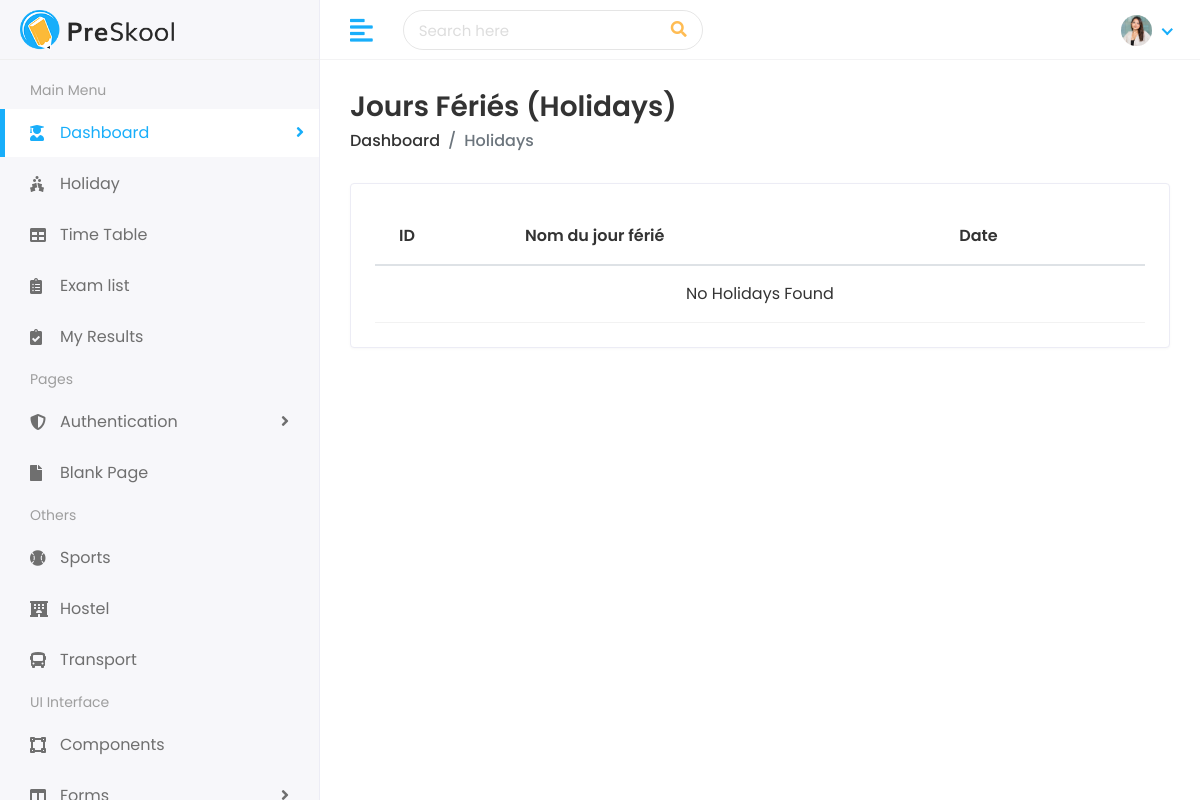
/planning/holidays/ (signed in), run on an earlier commit of the app's database.
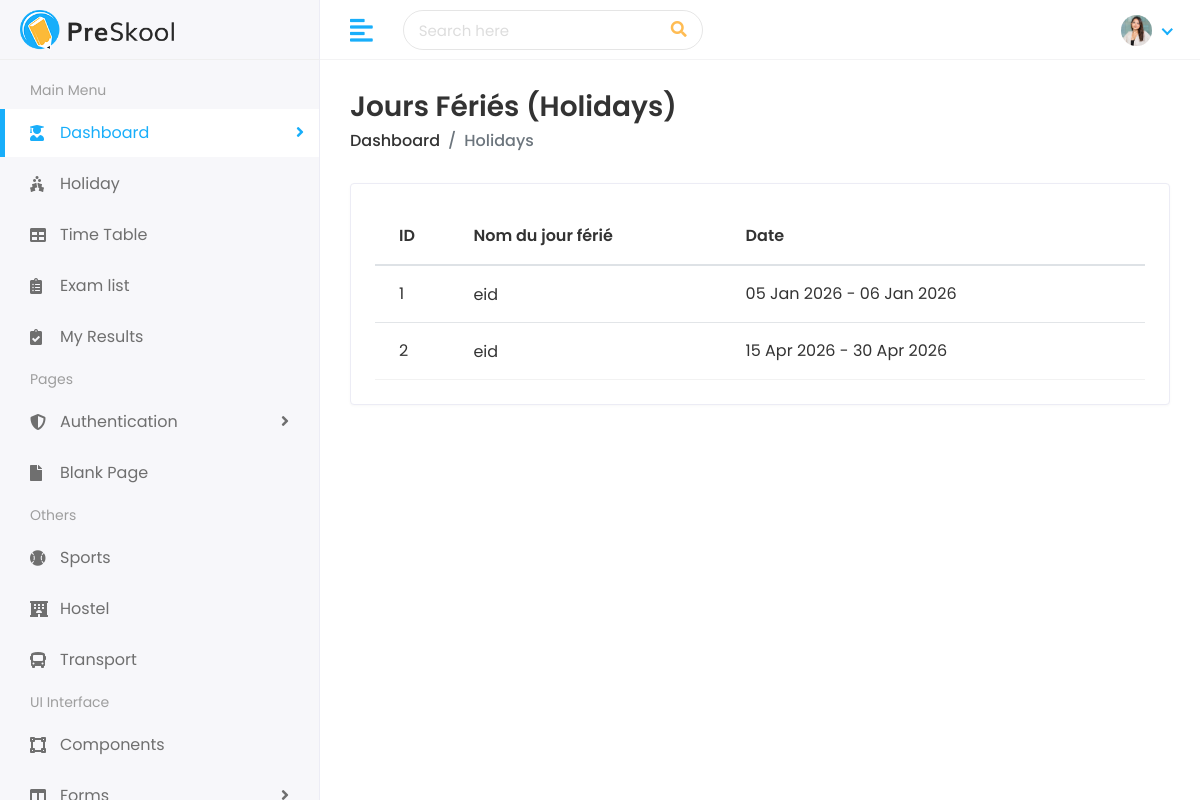
And on a later commit of the database.
### planning/models.py (models this page shows, shortened)
class Holiday(models.Model):
    title = models.CharField(max_length=100)
    start_date = models.DateField()
    end_date = models.DateField()
    description = models.CharField(max_length=300)

### planning/views.py (the view)
# urls.py: path('holidays/', views.HolidayListView.as_view(), name='holiday-list'),
class HolidayListView(LoginRequiredMixin, ListView):
    model = Holiday
    template_name = 'planning/holiday_list.html'
    context_object_name = 'holiday_list'

### planning/templates/planning/holiday_list.html (shortened to what this page needs)
{% extends 'Home/base.html' %}
{% load static %}
{% block body %}
<div class="page-wrapper">
    <div class="content container-fluid">
        <div class="page-header">
            <div class="row align-items-center">
                <div class="col">
                    <h3 class="page-title">Jours Fériés (Holidays)</h3>
                    <ul class="breadcrumb">
                        <li class="breadcrumb-item"><a href="{% url 'admin_dashboard' %}">Dashboard</a></li>
                        <li class="breadcrumb-item active">Holidays</li>
                    </ul>
                </div>
            </div>
        </div>
        <div class="row">
            <div class="col-sm-12">
                <div class="card card-table">
                    <div class="card-body">
                        <div class="table-responsive">
                            <table class="table table-hover table-center mb-0 datatable">
                                <thead>
                                    <tr>
                                        <th>ID</th>
                                        <th>Nom du jour férié</th>
                                        <th>Date</th>
                                    </tr>
                                </thead>
                                <tbody>
                                    {% for item in object_list %}
                                    <tr>
                                        <td>{{ item.id }}</td>
                                        <td>
                                            <h2><a>{{ item.title }}</a></h2>
                                        </td>
                                        <td>{{ item.start_date|date:"d M Y" }} {% if item.end_date and item.start_date != item.end_date %}- {{ item.end_date|date:"d M Y" }}{% endif %}</td>
                                    </tr>
                                    {% empty %}
                                    <tr>
                                        <td colspan="4" class="text-center">No Holidays Found</td>
                                    </tr>
                                    {% endfor %}
                                </tbody>
                            </table>
                        </div>
                    </div>
                </div>
            </div>
        </div>
    </div>
</div>
{% endblock %}

What changed in the data, as far as the page shows it:
added Holiday: id "1", title "eid", start_date "05 Jan 2026", end_date "06 Jan 2026"
added Holiday: id "2", title "eid", start_date "15 Apr 2026", end_date "30 Apr 2026"
Also different on the page:
text no longer shown: "No Holidays Found"
